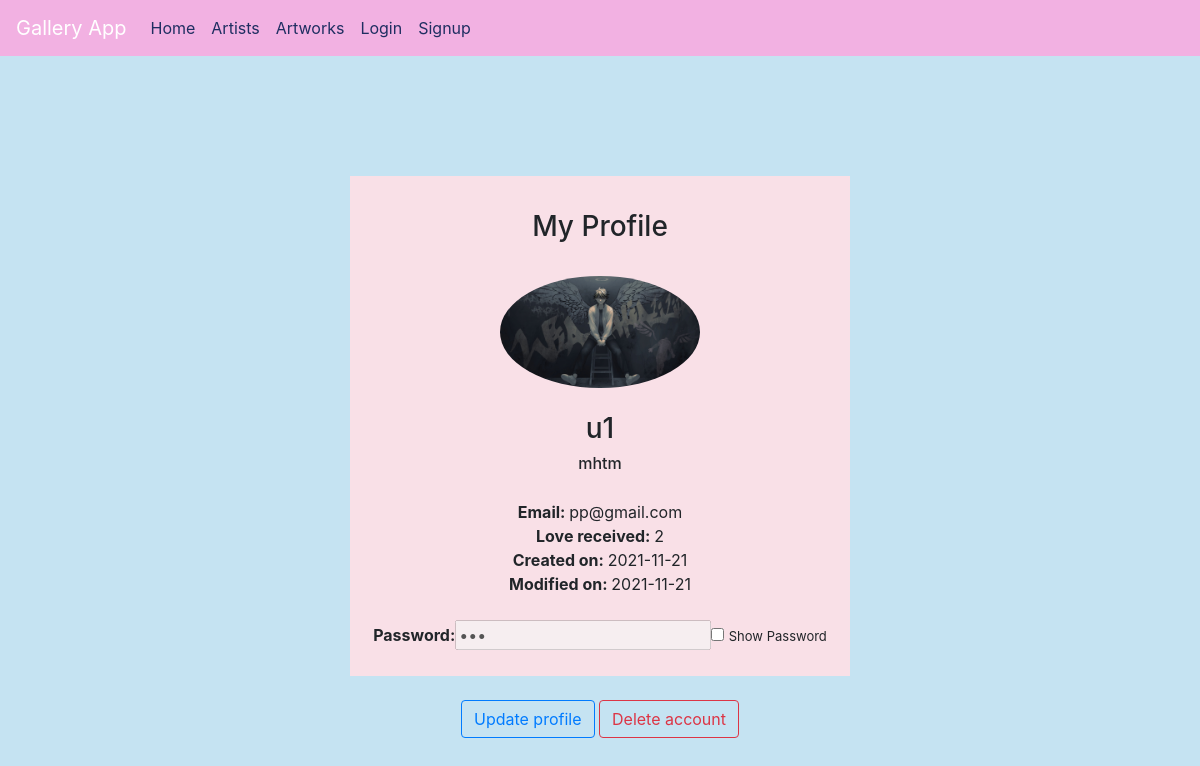
Page /profileview/1 on the earlier database version.
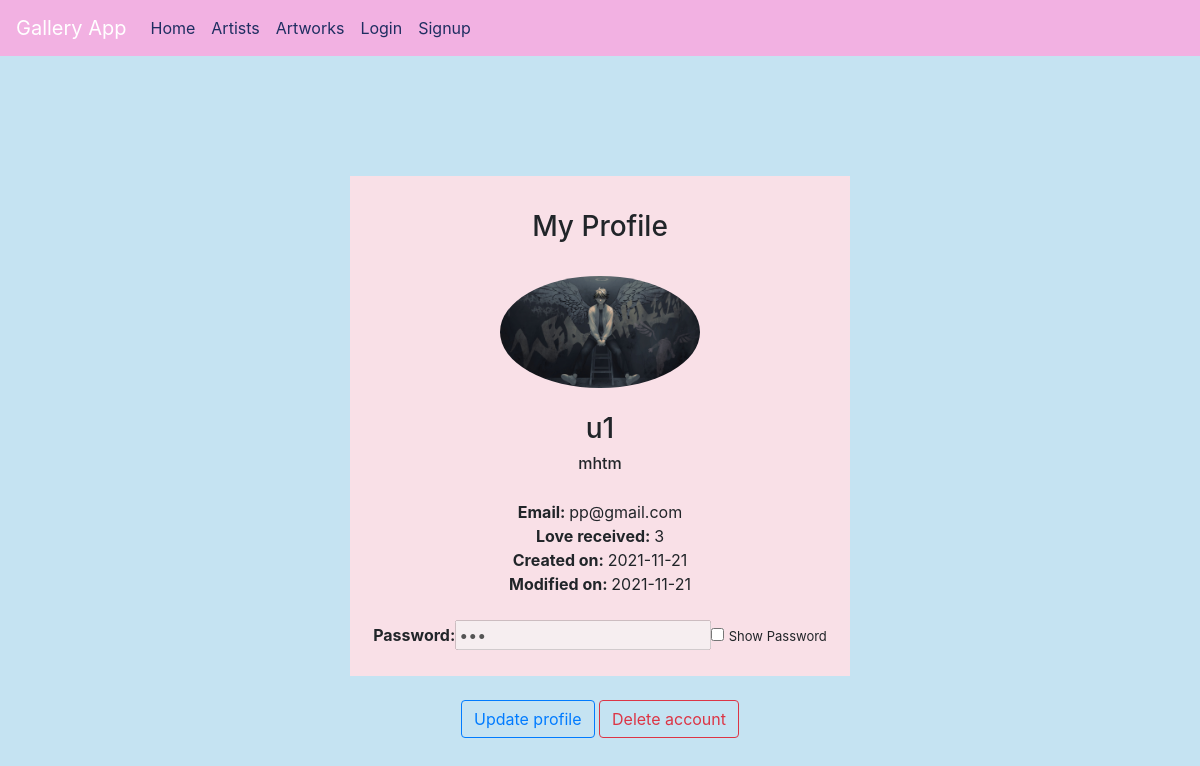
Same page on the later database version.
### tables this page shows
CREATE TABLE artist
            (id INTEGER PRIMARY KEY, name TEXT NOT NULL UNIQUE, password TEXT NOT NULL, email VARCHAR, about TEXT, date_created DATE, Profile TEXT, appr INTEGER,date_modified DATE );

### hello.py (the view)
@app.route("/profileview/<int:id>", methods=['GET'])
def profileview(id):
   print("pk is", id)
   print ("making a connection for userprof")
   connection = sqlite3.connect('artgallery.db')
   print ("Getting a Cursor")
   cursor = connection.cursor()
   print ("Executing the DML")
   cursor.execute("select * from artist where id=(?)", (id,))
   print ("Get the Rows from cursor")
   all_rows = cursor.fetchall()
   print ("Closing the datbase")
   connection.close()
   return render_template("profile_view.html", user = all_rows, pk=id)

### templates/profile_view.html (shortened to what this page needs)
{% extends "base.html" %} {% block body %}
<body style="background-color:#C5E3F2;">
<center>
  <div class='content'><br><h3>My Profile</h3><br>
  <img src="{{user.0.6}}" alt="Profile picture" style="width:200px"><br><br>
<h3>{{user.0.1}}</h3>
<font size=3>
  <h6>{{user.0.4}}<br><br></h6>
  <p><b>Email: </b>{{user.0.3}} <br>
    <b>Love received: </b>{{user.0.7}} <br>
      <b>Created on: </b>{{user.0.5}} <br>
        <b>Modified on: </b>{{user.0.8}} <br><br>
          <b>Password:</b><input type="password" value="{{user.0.2}}" id="myInput" disabled><input type="checkbox" onclick="showPwd()"> <font size=2>Show Password</font>
  </p>
</font>
</div>
<br>
<a href="{{ url_for ('profileupdate', id=user.0.0) }}" class="btn btn-outline-primary" role="button">Update profile</a>
<a href="#" class="btn btn-outline-danger" role="button" onclick="confirmDel()">Delete account</a>
</center>
</body>
{% endblock %}

Differences in the rows shown:
changed artist "mhtm": appr "2" → "3"
